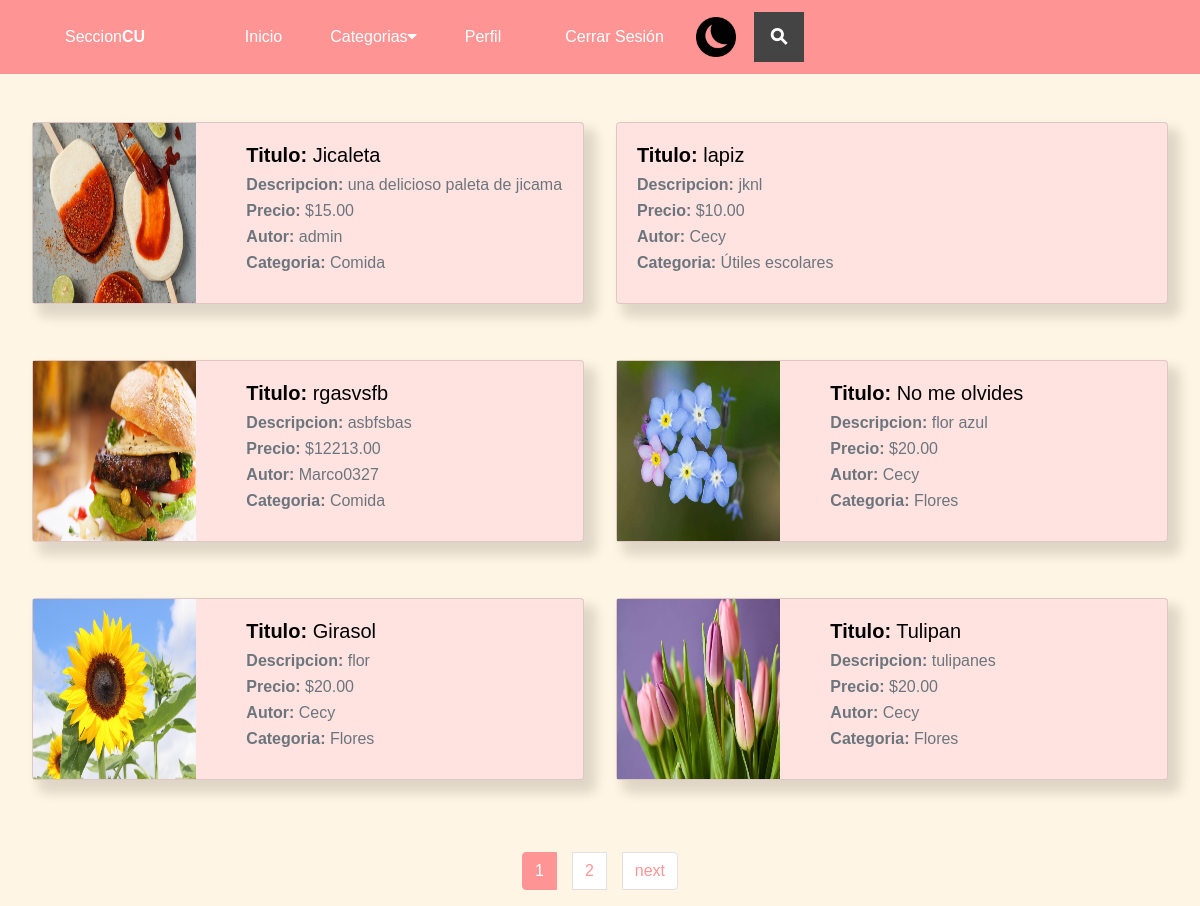
The page /publicaciones/ (signed in) on the database its author committed.
### publicaciones/models.py (models this page shows, shortened)
class Publicaciones(models.Model):
    titulo = models.CharField(max_length=50)
    descripcion = models.CharField(max_length=200)
    imagen =  models.ImageField(upload_to='publicaciones', null=True, blank=True)
    estado = models.BooleanField(default=True)
    autor = models.ForeignKey(User, on_delete=models.CASCADE)
    precio = models.DecimalField(max_digits=10, decimal_places=2)
    categoria = models.ForeignKey(Categoria, on_delete=models.CASCADE)
    created = models.DateField(auto_now_add=True)
    updated = models.DateField(auto_now_add=True)
    class Meta:
        verbose_name='publicacion'
        verbose_name_plural = 'publicaciones'

class Categoria(models.Model):
    nombre = models.CharField(max_length=50)
    created = models.DateField(auto_now_add=True)
    updated = models.DateField(auto_now_add=True)
    class Meta:
        verbose_name='categoria'
        verbose_name_plural = 'categorias'
    def __str__(self):
        return self.nombre

### autentificacion/models.py (models this page shows)
class User(AbstractUser):
    email = models.EmailField(
        verbose_name='email address',
        max_length=255,
        unique=True,
    )
    username = models.CharField(max_length=100, unique=False)
    birthdate = models.DateField(null=True, blank=True)
    phone = models.CharField(max_length=10, null=True, blank=True)
    address = models.CharField(max_length=200, null=True, blank=True)
    photo = models.ImageField(upload_to='autentificacion', null=True, blank=True)
    career = models.CharField(max_length=30,null=True, blank=True)
    created = models.DateField(auto_now_add=True)
    USERNAME_FIELD = 'email'
    REQUIRED_FIELDS = ['username']
    def __str__(self):
        return self.username

### publicaciones/views.py (the view)
# urls.py: path("", views.principal, name="home"),
@login_required
def principal(request):
    publicaciones_all = Publicaciones.objects.all().order_by("-created")
    categorias = Categoria.objects.all()
    paginator = Paginator(publicaciones_all, 6)
    page_number = request.GET.get('page')
    publicaciones = paginator.get_page(page_number)
    return render(request, "publicaciones/home.html", {"publicaciones" : publicaciones, "categorias" : categorias})

### publicaciones/templates/publicaciones/home.html (shortened to what this page needs)
{% extends 'publicaciones/nav.html' %}
{% load static %}
{%block content%}
    <div class="publicaciones-2">
        {%for publicacion in publicaciones%}
        <a href="{%url 'publicacion' publicacion.id%}">
        <div class="card mb-4 sombreado">
            <div class="row g-0">
              {% if publicacion.imagen %}
                <div class="col-md-4">
                    <img class="img-publi" src="{{publicacion.imagen.url}}" class="card-img-top">
                </div>
              {% endif %}
              <div class="col-md-8">
                <div class="card-body">
                    <h5 class="card-title"><span class="span-card">Titulo:</span> {{publicacion.titulo}}</h5>
                    <p class="card-subtitle mb-2 text-muted"><span>Descripcion:</span> {{publicacion.descripcion }}</p>
                    <p class="card-subtitle mb-2 text-muted"><span class="span-card">Precio:</span> ${{publicacion.precio}}</p>
                    <p class="card-subtitle mb-2 text-muted"><span class="span-card">Autor:</span> {{publicacion.autor}}</p>
                    <p class="card-subtitle mb-2 text-muted"><span class="span-card">Categoria:</span> {{publicacion.categoria}}</p>
                </div>
              </div>
            </div>
        </div>
        </a>
        {%endfor%}
    </div>
{% include "publicaciones/paginacion_publicaciones.html" with page_obj=publicaciones  %}
{%endblock%}

### publicaciones/static/publicaciones/assets/css/header.css (style rules this page uses)
span { font-weight: bold; }
body { font-family: sans-serif; background-color: #FFF5E4; }

### publicaciones/static/publicaciones/assets/css/publicaciones.css (style rules this page uses)
.publicaciones-2 { display: grid; grid-template-columns: repeat(2, 1fr); gap: 2rem; margin: 3rem 2rem 0 2rem; }
.card-title { color: rgb(0, 0, 0); }
.card { background-color: #FFE3E1; }
.sombreado { box-shadow: 9px 10px 12px 3px rgba(0,0,0,0.13); -webkit-box-shadow: 9px 10px 12px 3px rgba(0,0,0,0.13); -moz-box-shadow: 9px 10px 12px 3px rgba(0,0,0,0.13); }
.img-publi { width: 100%; height: 100%; }
.span-card { font-weight: bold; }

### publicaciones/templates/publicaciones/home.html (style rules this page uses)
img { width: 20%; }
a { text-decoration: none!important; }

### rows shown on the page
Publicaciones: imagen (picture), titulo "Jicaleta", descripcion "una delicioso paleta de jicama", precio "15.00", autor "admin", categoria "Comida"
Publicaciones: titulo "lapiz", descripcion "jknl", precio "10.00", autor "Cecy", categoria "Útiles escolares"
Publicaciones: imagen (picture), titulo "rgasvsfb", descripcion "asbfsbas", precio "12213.00", autor "Marco0327", categoria "Comida"
Publicaciones: imagen (picture), titulo "No me olvides", descripcion "flor azul", precio "20.00", autor "Cecy", categoria "Flores"
Publicaciones: imagen (picture), titulo "Girasol", descripcion "flor", precio "20.00", autor "Cecy", categoria "Flores"
Publicaciones: imagen (picture), titulo "Tulipan", descripcion "tulipanes", precio "20.00", autor "Cecy", categoria "Flores"

### other values the page prints
{{ i }} "1"
{{ i }} "2"
